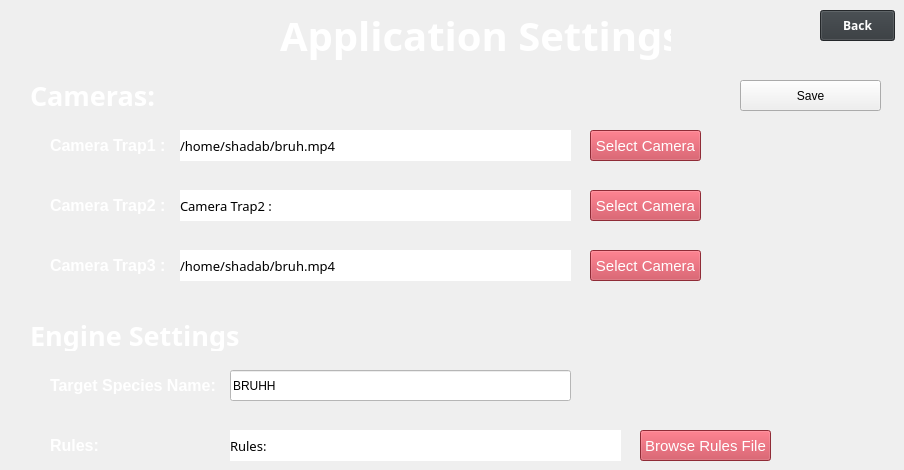
    <widget class="QWidget" name="settingsPage">
     <property name="styleSheet">
      <string notr="true">QWidget#settingsPage{
	
	background-color: rgb(50, 55, 59);
}</string>
     </property>
     <widget class="QPushButton" name="settingsPage_backBtn">
      <property name="geometry">
       <rect>
        <x>820</x>
        <y>10</y>
        <width>75</width>
        <height>31</height>
       </rect>
      </property>
      <property name="font">
       <font>
        <family>Barlow</family>
        <pointsize>9</pointsize>
        <bold>true</bold>
       </font>
      </property>
      <property name="styleSheet">
       <string notr="true">color: rgb(255, 255, 255);
background-color: rgb(50, 55, 59);</string>
      </property>
      <property name="text">
       <string>Back</string>
      </property>
     </widget>
     <widget class="QLabel" name="label_32">
      <property name="geometry">
       <rect>
        <x>280</x>
        <y>0</y>
        <width>391</width>
        <height>71</height>
       </rect>
      </property>
      <property name="font">
       <font>
        <family>Barlow</family>
        <pointsize>30</pointsize>
        <bold>true</bold>
       </font>
      </property>
      <property name="styleSheet">
       <string notr="true">color: rgb(255, 255, 255);</string>
      </property>
      <property name="text">
       <string>Application Settings</string>
      </property>
     </widget>
     <widget class="QLabel" name="label_33">
      <property name="geometry">
       <rect>
        <x>30</x>
        <y>80</y>
        <width>191</width>
        <height>31</height>
       </rect>
      </property>
      <property name="font">
       <font>
        <family>Barlow</family>
        <pointsize>20</pointsize>
        <bold>true</bold>
       </font>
      </property>
      <property name="styleSheet">
       <string notr="true">color: rgb(255, 255, 255);</string>
      </property>
      <property name="text">
       <string>Cameras:</string>
      </property>
     </widget>
     <widget class="QLabel" name="label_34">
      <property name="geometry">
       <rect>
        <x>50</x>
        <y>130</y>
        <width>121</width>
        <height>31</height>
       </rect>
      </property>
      <property name="font">
       <font>
        <family>Arial</family>
        <pointsize>12</pointsize>
        <bold>true</bold>
       </font>
      </property>
      <property name="styleSheet">
       <string notr="true">color: rgb(255, 255, 255);</string>
      </property>
      <property name="text">
       <string>Camera Trap1 : </string>
      </property>
     </widget>
     <widget class="QPushButton" name="trap1_path_btn">
      <property name="geometry">
       <rect>
        <x>590</x>
        <y>130</y>
        <width>111</width>
        <height>31</height>
       </rect>
      </property>
      <property name="font">
       <font>
        <family>Segoe UI</family>
        <pointsize>11</pointsize>
       </font>
      </property>
      <property name="styleSheet">
       <string notr="true">background-color: rgb(200, 62, 77);
color: rgb(255, 255, 255)</string>
      </property>
      <property name="text">
       <string>Select Camera</string>
      </property>
     </widget>
     <widget class="QLabel" name="trap1_path_label">
      <property name="geometry">
       <rect>
        <x>180</x>
        <y>130</y>
        <width>391</width>
        <height>31</height>
       </rect>
      </property>
      <property name="font">
       <font>
        <family>Barlow</family>
        <pointsize>10</pointsize>
        <bold>false</bold>
       </font>
      </property>
      <property name="styleSheet">
       <string notr="true">color: rgb(0, 0, 0);
background-color: rgb(255, 255, 255);</string>
      </property>
      <property name="text">
       <string>/home/shadab/bruh.mp4</string>
      </property>
      <property name="margin">
       <number>5</number>
      </property>
     </widget>
     <widget class="QLabel" name="label_71">
      <property name="geometry">
       <rect>
        <x>50</x>
        <y>190</y>
        <width>121</width>
        <height>31</height>
       </rect>
      </property>
      <property name="font">
       <font>
        <family>Arial</family>
        <pointsize>12</pointsize>
        <bold>true</bold>
       </font>
      </property>
      <property name="styleSheet">
       <string notr="true">color: rgb(255, 255, 255);</string>
      </property>
      <property name="text">
       <string>Camera Trap2 : </string>
      </property>
     </widget>
     <widget class="QLabel" name="trap2_path_label">
      <property name="geometry">
       <rect>
        <x>180</x>
        <y>190</y>
        <width>391</width>
        <height>31</height>
       </rect>
      </property>
      <property name="font">
       <font>
        <family>Barlow</family>
        <pointsize>10</pointsize>
        <bold>false</bold>
       </font>
      </property>
      <property name="styleSheet">
       <string notr="true">color: rgb(0, 0, 0);
background-color: rgb(255, 255, 255);</string>
      </property>
      <property name="text">
       <string>Camera Trap2 : </string>
      </property>
      <property name="margin">
       <number>5</number>
      </property>
     </widget>
     <widget class="QPushButton" name="trap2_path_btn">
      <property name="geometry">
       <rect>
        <x>590</x>
        <y>190</y>
        <width>111</width>
        <height>31</height>
       </rect>
      </property>
      <property name="font">
       <font>
        <family>Segoe UI</family>
        <pointsize>11</pointsize>
       </font>
      </property>
      <property name="styleSheet">
       <string notr="true">background-color: rgb(200, 62, 77);
color: rgb(255, 255, 255)</string>
      </property>
      <property name="text">
       <string>Select Camera</string>
      </property>
     </widget>
     <widget class="QLabel" name="label_73">
      <property name="geometry">
       <rect>
        <x>50</x>
        <y>250</y>
        <width>121</width>
        <height>31</height>
       </rect>
      </property>
      <property name="font">
       <font>
        <family>Arial</family>
        <pointsize>12</pointsize>
        <bold>true</bold>
       </font>
      </property>
      <property name="styleSheet">
       <string notr="true">color: rgb(255, 255, 255);</string>
      </property>
      <property name="text">
       <string>Camera Trap3 : </string>
      </property>
     </widget>
     <widget class="QLabel" name="trap3_path_label">
      <property name="geometry">
       <rect>
        <x>180</x>
        <y>250</y>
        <width>391</width>
        <height>31</height>
       </rect>
      </property>
      <property name="font">
       <font>
        <family>Barlow</family>
        <pointsize>10</pointsize>
        <bold>false</bold>
       </font>
      </property>
      <property name="styleSheet">
       <string notr="true">color: rgb(0, 0, 0);
background-color: rgb(255, 255, 255);</string>
      </property>
      <property name="text">
       <string>/home/shadab/bruh.mp4</string>
      </property>
      <property name="margin">
       <number>5</number>
      </property>
     </widget>
     <widget class="QPushButton" name="trap3_path_btn">
      <property name="geometry">
       <rect>
        <x>590</x>
        <y>250</y>
        <width>111</width>
        <height>31</height>
       </rect>
      </property>
      <property name="font">
       <font>
        <family>Segoe UI</family>
        <pointsize>11</pointsize>
       </font>
      </property>
      <property name="styleSheet">
       <string notr="true">background-color: rgb(200, 62, 77);
color: rgb(255, 255, 255)</string>
      </property>
      <property name="text">
       <string>Select Camera</string>
      </property>
     </widget>
     <widget class="QLabel" name="label_75">
      <property name="geometry">
       <rect>
        <x>30</x>
        <y>320</y>
        <width>211</width>
        <height>31</height>
       </rect>
      </property>
      <property name="font">
       <font>
        <family>Barlow</family>
        <pointsize>20</pointsize>
        <bold>true</bold>
       </font>
      </property>
      <property name="styleSheet">
       <string notr="true">color: rgb(255, 255, 255);</string>
      </property>
      <property name="text">
       <string>Engine Settings: </string>
      </property>
     </widget>
     <widget class="QLabel" name="label_116">
      <property name="geometry">
       <rect>
        <x>50</x>
        <y>370</y>
        <width>171</width>
        <height>31</height>
       </rect>
      </property>
      <property name="font">
       <font>
        <family>Arial</family>
        <pointsize>12</pointsize>
        <bold>true</bold>
       </font>
      </property>
      <property name="styleSheet">
       <string notr="true">color: rgb(255, 255, 255);</string>
      </property>
      <property name="text">
       <string>Target Species Name: </string>
      </property>
     </widget>
     <widget class="QLabel" name="rules_path_label">
      <property name="geometry">
       <rect>
        <x>230</x>
        <y>430</y>
        <width>391</width>
        <height>31</height>
       </rect>
      </property>
      <property name="font">
       <font>
        <family>Barlow</family>
        <pointsize>10</pointsize>
        <bold>false</bold>
       </font>
      </property>
      <property name="styleSheet">
       <string notr="true">color: rgb(0, 0, 0);
background-color: rgb(255, 255, 255);</string>
      </property>
      <property name="text">
       <string>Rules: </string>
      </property>
      <property name="margin">
       <number>5</number>
      </property>
     </widget>
     <widget class="QLabel" name="label_161">
      <property name="geometry">
       <rect>
        <x>50</x>
        <y>430</y>
        <width>171</width>
        <height>31</height>
       </rect>
      </property>
      <property name="font">
       <font>
        <family>Arial</family>
        <pointsize>12</pointsize>
        <bold>true</bold>
       </font>
      </property>
      <property name="styleSheet">
       <string notr="true">color: rgb(255, 255, 255);</string>
      </property>
      <property name="text">
       <string>Rules: </string>
      </property>
     </widget>
     <widget class="QPushButton" name="rules_path_btn">
      <property name="geometry">
       <rect>
        <x>640</x>
        <y>430</y>
        <width>131</width>
        <height>31</height>
       </rect>
      </property>
      <property name="font">
       <font>
        <family>Segoe UI</family>
        <pointsize>11</pointsize>
       </font>
      </property>
      <property name="styleSheet">
       <string notr="true">background-color: rgb(200, 62, 77);
color: rgb(255, 255, 255)</string>
      </property>
      <property name="text">
       <string>Browse Rules File</string>
      </property>
     </widget>
     <widget class="QLineEdit" name="target_speces_name">
      <property name="geometry">
       <rect>
        <x>230</x>
        <y>370</y>
        <width>341</width>
        <height>31</height>
       </rect>
      </property>
      <property name="styleSheet">
       <string notr="true">color: rgb(0, 0, 0);
background-color: rgb(255, 255, 255);</string>
      </property>
      <property name="text">
       <string>BRUHH</string>
      </property>
     </widget>
     <widget class="QPushButton" name="settings_save_btn">
      <property name="geometry">
       <rect>
        <x>740</x>
        <y>80</y>
        <width>141</width>
        <height>31</height>
       </rect>
      </property>
      <property name="text">
       <string>Save</string>
      </property>
     </widget>
    </widget>
